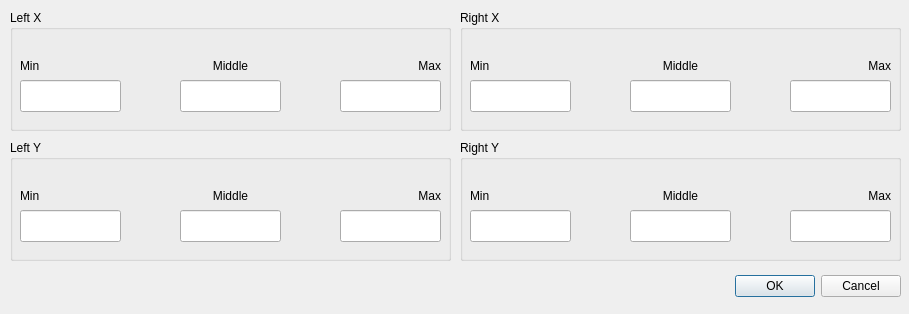
<?xml version="1.0" encoding="UTF-8"?>
<ui version="4.0">
 <class>DialogRadioSettings</class>
 <widget class="QDialog" name="DialogRadioSettings">
  <property name="geometry">
   <rect>
    <x>0</x>
    <y>0</y>
    <width>909</width>
    <height>314</height>
   </rect>
  </property>
  <property name="windowTitle">
   <string>Dialog</string>
  </property>
  <widget class="QDialogButtonBox" name="buttonBox">
   <property name="geometry">
    <rect>
     <x>570</x>
     <y>270</y>
     <width>331</width>
     <height>32</height>
    </rect>
   </property>
   <property name="orientation">
    <enum>Qt::Horizontal</enum>
   </property>
   <property name="standardButtons">
    <set>QDialogButtonBox::Cancel|QDialogButtonBox::Ok</set>
   </property>
  </widget>
  <widget class="QGroupBox" name="groupBox">
   <property name="geometry">
    <rect>
     <x>10</x>
     <y>10</y>
     <width>441</width>
     <height>121</height>
    </rect>
   </property>
   <property name="title">
    <string>Left X</string>
   </property>
   <widget class="QLabel" name="label">
    <property name="geometry">
     <rect>
      <x>10</x>
      <y>40</y>
      <width>71</width>
      <height>31</height>
     </rect>
    </property>
    <property name="text">
     <string>Min</string>
    </property>
   </widget>
   <widget class="QLabel" name="label_2">
    <property name="geometry">
     <rect>
      <x>370</x>
      <y>40</y>
      <width>61</width>
      <height>31</height>
     </rect>
    </property>
    <property name="text">
     <string>Max</string>
    </property>
    <property name="alignment">
     <set>Qt::AlignRight|Qt::AlignTrailing|Qt::AlignVCenter</set>
    </property>
   </widget>
   <widget class="QLabel" name="label_3">
    <property name="geometry">
     <rect>
      <x>190</x>
      <y>40</y>
      <width>61</width>
      <height>31</height>
     </rect>
    </property>
    <property name="text">
     <string>Middle</string>
    </property>
    <property name="alignment">
     <set>Qt::AlignCenter</set>
    </property>
   </widget>
   <widget class="QLineEdit" name="inputLeftXmin">
    <property name="geometry">
     <rect>
      <x>10</x>
      <y>70</y>
      <width>101</width>
      <height>32</height>
     </rect>
    </property>
   </widget>
   <widget class="QLineEdit" name="inputLeftXmiddle">
    <property name="geometry">
     <rect>
      <x>170</x>
      <y>70</y>
      <width>101</width>
      <height>32</height>
     </rect>
    </property>
   </widget>
   <widget class="QLineEdit" name="inputLeftXmax">
    <property name="geometry">
     <rect>
      <x>330</x>
      <y>70</y>
      <width>101</width>
      <height>32</height>
     </rect>
    </property>
   </widget>
  </widget>
  <widget class="QGroupBox" name="groupBox_3">
   <property name="geometry">
    <rect>
     <x>10</x>
     <y>140</y>
     <width>441</width>
     <height>121</height>
    </rect>
   </property>
   <property name="title">
    <string>Left Y</string>
   </property>
   <widget class="QLabel" name="label_9">
    <property name="geometry">
     <rect>
      <x>370</x>
      <y>40</y>
      <width>61</width>
      <height>31</height>
     </rect>
    </property>
    <property name="text">
     <string>Max</string>
    </property>
    <property name="alignment">
     <set>Qt::AlignRight|Qt::AlignTrailing|Qt::AlignVCenter</set>
    </property>
   </widget>
   <widget class="QLabel" name="label_8">
    <property name="geometry">
     <rect>
      <x>10</x>
      <y>40</y>
      <width>71</width>
      <height>31</height>
     </rect>
    </property>
    <property name="text">
     <string>Min</string>
    </property>
   </widget>
   <widget class="QLabel" name="label_7">
    <property name="geometry">
     <rect>
      <x>190</x>
      <y>40</y>
      <width>61</width>
      <height>31</height>
     </rect>
    </property>
    <property name="text">
     <string>Middle</string>
    </property>
    <property name="alignment">
     <set>Qt::AlignCenter</set>
    </property>
   </widget>
   <widget class="QLineEdit" name="inputLeftYmax">
    <property name="geometry">
     <rect>
      <x>330</x>
      <y>70</y>
      <width>101</width>
      <height>32</height>
     </rect>
    </property>
   </widget>
   <widget class="QLineEdit" name="inputLeftYmin">
    <property name="geometry">
     <rect>
      <x>10</x>
      <y>70</y>
      <width>101</width>
      <height>32</height>
     </rect>
    </property>
   </widget>
   <widget class="QLineEdit" name="inputLeftYmiddle">
    <property name="geometry">
     <rect>
      <x>170</x>
      <y>70</y>
      <width>101</width>
      <height>32</height>
     </rect>
    </property>
   </widget>
  </widget>
  <widget class="QGroupBox" name="groupBox_5">
   <property name="geometry">
    <rect>
     <x>460</x>
     <y>140</y>
     <width>441</width>
     <height>121</height>
    </rect>
   </property>
   <property name="title">
    <string>Right Y</string>
   </property>
   <widget class="QLabel" name="label_10">
    <property name="geometry">
     <rect>
      <x>190</x>
      <y>40</y>
      <width>61</width>
      <height>31</height>
     </rect>
    </property>
    <property name="text">
     <string>Middle</string>
    </property>
    <property name="alignment">
     <set>Qt::AlignCenter</set>
    </property>
   </widget>
   <widget class="QLabel" name="label_11">
    <property name="geometry">
     <rect>
      <x>10</x>
      <y>40</y>
      <width>71</width>
      <height>31</height>
     </rect>
    </property>
    <property name="text">
     <string>Min</string>
    </property>
   </widget>
   <widget class="QLabel" name="label_12">
    <property name="geometry">
     <rect>
      <x>370</x>
      <y>40</y>
      <width>61</width>
      <height>31</height>
     </rect>
    </property>
    <property name="text">
     <string>Max</string>
    </property>
    <property name="alignment">
     <set>Qt::AlignRight|Qt::AlignTrailing|Qt::AlignVCenter</set>
    </property>
   </widget>
   <widget class="QLineEdit" name="inputRightYmax">
    <property name="geometry">
     <rect>
      <x>330</x>
      <y>70</y>
      <width>101</width>
      <height>32</height>
     </rect>
    </property>
   </widget>
   <widget class="QLineEdit" name="inputRightYmin">
    <property name="geometry">
     <rect>
      <x>10</x>
      <y>70</y>
      <width>101</width>
      <height>32</height>
     </rect>
    </property>
   </widget>
   <widget class="QLineEdit" name="inputRightYmiddle">
    <property name="geometry">
     <rect>
      <x>170</x>
      <y>70</y>
      <width>101</width>
      <height>32</height>
     </rect>
    </property>
   </widget>
  </widget>
  <widget class="QGroupBox" name="groupBox_6">
   <property name="geometry">
    <rect>
     <x>460</x>
     <y>10</y>
     <width>441</width>
     <height>121</height>
    </rect>
   </property>
   <property name="title">
    <string>Right X</string>
   </property>
   <widget class="QLabel" name="label_6">
    <property name="geometry">
     <rect>
      <x>10</x>
      <y>40</y>
      <width>71</width>
      <height>31</height>
     </rect>
    </property>
    <property name="text">
     <string>Min</string>
    </property>
   </widget>
   <widget class="QLabel" name="label_4">
    <property name="geometry">
     <rect>
      <x>190</x>
      <y>40</y>
      <width>61</width>
      <height>31</height>
     </rect>
    </property>
    <property name="text">
     <string>Middle</string>
    </property>
    <property name="alignment">
     <set>Qt::AlignCenter</set>
    </property>
   </widget>
   <widget class="QLabel" name="label_5">
    <property name="geometry">
     <rect>
      <x>370</x>
      <y>40</y>
      <width>61</width>
      <height>31</height>
     </rect>
    </property>
    <property name="text">
     <string>Max</string>
    </property>
    <property name="alignment">
     <set>Qt::AlignRight|Qt::AlignTrailing|Qt::AlignVCenter</set>
    </property>
   </widget>
   <widget class="QLineEdit" name="inputRightXmax">
    <property name="geometry">
     <rect>
      <x>330</x>
      <y>70</y>
      <width>101</width>
      <height>32</height>
     </rect>
    </property>
   </widget>
   <widget class="QLineEdit" name="inputRightXmiddle">
    <property name="geometry">
     <rect>
      <x>170</x>
      <y>70</y>
      <width>101</width>
      <height>32</height>
     </rect>
    </property>
   </widget>
   <widget class="QLineEdit" name="inputRightXmin">
    <property name="geometry">
     <rect>
      <x>10</x>
      <y>70</y>
      <width>101</width>
      <height>32</height>
     </rect>
    </property>
   </widget>
  </widget>
 </widget>
 <resources/>
 <connections>
  <connection>
   <sender>buttonBox</sender>
   <signal>accepted()</signal>
   <receiver>DialogRadioSettings</receiver>
   <slot>accept()</slot>
   <hints>
    <hint type="sourcelabel">
     <x>248</x>
     <y>254</y>
    </hint>
    <hint type="destinationlabel">
     <x>157</x>
     <y>274</y>
    </hint>
   </hints>
  </connection>
  <connection>
   <sender>buttonBox</sender>
   <signal>rejected()</signal>
   <receiver>DialogRadioSettings</receiver>
   <slot>reject()</slot>
   <hints>
    <hint type="sourcelabel">
     <x>316</x>
     <y>260</y>
    </hint>
    <hint type="destinationlabel">
     <x>286</x>
     <y>274</y>
    </hint>
   </hints>
  </connection>
 </connections>
</ui>
